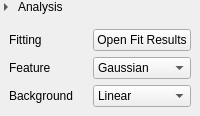
             <widget class="QWidget" name="analysis_panel_frame" native="true">
              <layout class="QVBoxLayout" name="verticalLayout_3">
               <property name="leftMargin">
                <number>0</number>
               </property>
               <property name="topMargin">
                <number>0</number>
               </property>
               <property name="rightMargin">
                <number>0</number>
               </property>
               <property name="bottomMargin">
                <number>0</number>
               </property>
               <item>
                <layout class="QHBoxLayout" name="horizontalLayout_14">
                 <item>
                  <widget class="QToolButton" name="collapse_analysis_button">
                   <property name="minimumSize">
                    <size>
                     <width>12</width>
                     <height>12</height>
                    </size>
                   </property>
                   <property name="maximumSize">
                    <size>
                     <width>12</width>
                     <height>12</height>
                    </size>
                   </property>
                   <property name="toolTip">
                    <string>Show analysis panel</string>
                   </property>
                   <property name="styleSheet">
                    <string notr="true">border: none;</string>
                   </property>
                   <property name="text">
                    <string/>
                   </property>
                   <property name="arrowType">
                    <enum>Qt::RightArrow</enum>
                   </property>
                  </widget>
                 </item>
                 <item>
                  <widget class="QLabel" name="label_46">
                   <property name="text">
                    <string>Analysis</string>
                   </property>
                  </widget>
                 </item>
                </layout>
               </item>
               <item>
                <widget class="QWidget" name="analysis_panel" native="true">
                 <layout class="QGridLayout" name="gridLayout_3">
                  <item row="2" column="0">
                   <widget class="QLabel" name="label_45">
                    <property name="text">
                     <string>Background</string>
                    </property>
                   </widget>
                  </item>
                  <item row="1" column="0">
                   <widget class="QLabel" name="label_18">
                    <property name="text">
                     <string>Feature</string>
                    </property>
                   </widget>
                  </item>
                  <item row="2" column="1">
                   <widget class="QComboBox" name="background_model_selection">
                    <item>
                     <property name="text">
                      <string>Linear</string>
                     </property>
                    </item>
                    <item>
                     <property name="text">
                      <string>Constant</string>
                     </property>
                    </item>
                    <item>
                     <property name="text">
                      <string>-</string>
                     </property>
                    </item>
                   </widget>
                  </item>
                  <item row="0" column="0">
                   <widget class="QLabel" name="label_47">
                    <property name="text">
                     <string>Fitting</string>
                    </property>
                   </widget>
                  </item>
                  <item row="1" column="1">
                   <widget class="QComboBox" name="feature_model_selection">
                    <item>
                     <property name="text">
                      <string>Gaussian</string>
                     </property>
                    </item>
                    <item>
                     <property name="text">
                      <string>Moffat</string>
                     </property>
                    </item>
                    <item>
                     <property name="text">
                      <string>-</string>
                     </property>
                    </item>
                   </widget>
                  </item>
                  <item row="0" column="1">
                   <widget class="QPushButton" name="open_fit_results_button">
                    <property name="text">
                     <string>Open Fit Results</string>
                    </property>
                   </widget>
                  </item>
                 </layout>
                </widget>
               </item>
              </layout>
             </widget>
